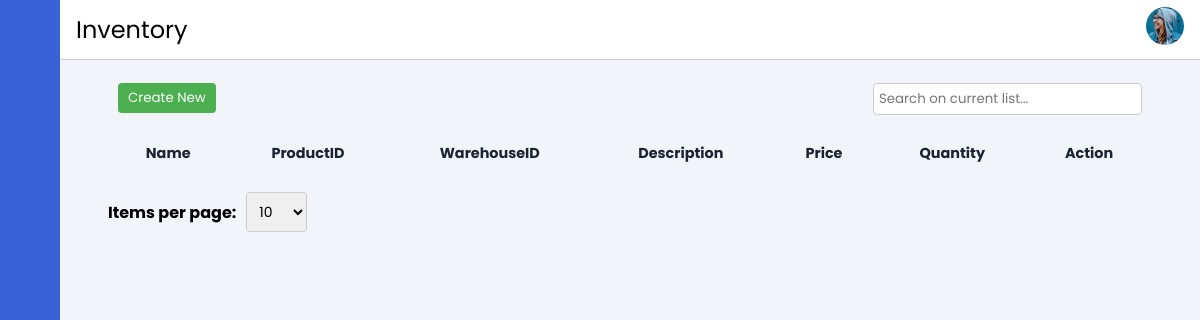
The app's page /layout/inventory.php, older data.
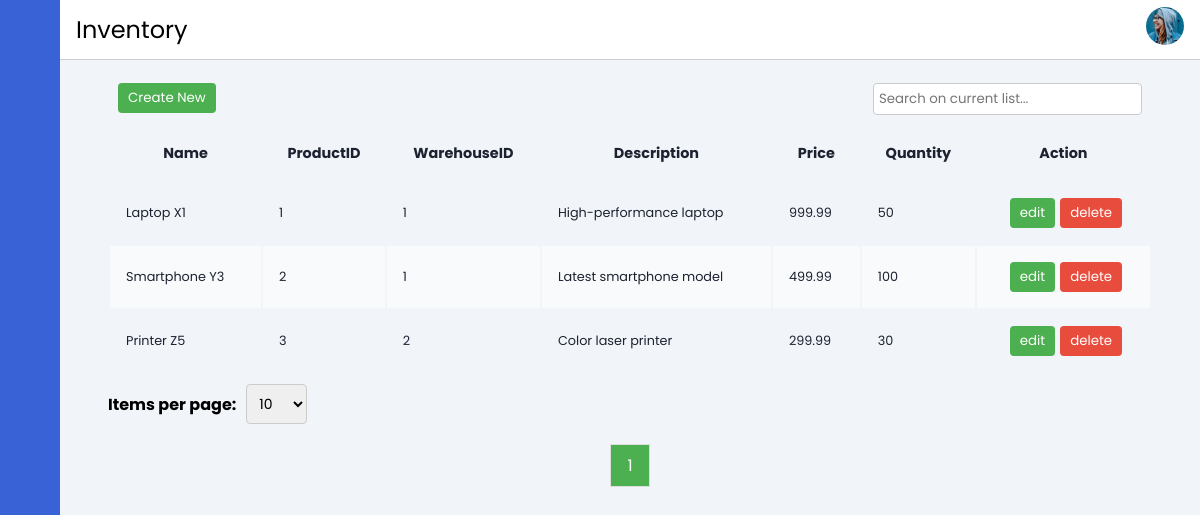
The same page, newer data.
### tables this page shows
CREATE TABLE IF NOT EXISTS Product (
    ProductID INT AUTO_INCREMENT PRIMARY KEY,
    CategoryID INT,
    WarehouseID INT,
    Name VARCHAR(255) NOT NULL,
    Description TEXT,
    Price DECIMAL(10, 2),
    Quantity INT,
    LastUpdatedDate DATETIME,
    FOREIGN KEY (CategoryID) REFERENCES Category(CategoryID),
    FOREIGN KEY (WarehouseID) REFERENCES Warehouse(WarehouseID)
);

### layout/inventory.php (the view, shortened to what this page needs)
<?php
include '../contain/header.php';
include("../database/database-connect.php");
$sql = "SELECT Name, ProductID, WarehouseID, Description, Price, Quantity FROM Product";
$result = $conn->query($sql);
$products = array();
if ($result->num_rows > 0) {
    while ($row = $result->fetch_assoc()) {
        $products[] = array(
            $row["Name"],
            $row["ProductID"],
            $row["WarehouseID"],
            $row["Description"],
            $row["Price"],
            $row["Quantity"]
        );
    }
}
$itemsPerPage = isset($_GET['itemsPerPage']) ? (int) $_GET['itemsPerPage'] : 10;
$totalItems = count($products);
$totalPages = ceil($totalItems / $itemsPerPage);
$current_page = isset($_GET['page']) ? $_GET['page'] : 1;
$current_page = max(1, min($totalPages, $current_page));
$offset = ($current_page - 1) * $itemsPerPage;
$subsetProducts = array_slice($products, $offset, $itemsPerPage);
?>
<div class="main-content">
    <?php
    $pathtitle = "Inventory";
    include '../contain/horizontal-bar.php';
    ?>
    <main>
        <div class="button-and-search">
            <form method="POST">
                <button name="Cnew">Create New</button>
            </form>
            <input type="text" id="searchInput" placeholder="Search on current list..." onkeyup="searchTable()">
        </div>
        <div class="table-responsive">
            <table id="myTable" class="table-container" style="width:100%">
                <thead>
                    <tr>
                        <th>Name</th>
                        <th>ProductID</th>
                        <th>WarehouseID</th>
                        <th>Description</th>
                        <th>Price</th>
                        <th>Quantity</th>
                        <th>Action</th>
                    </tr>
                </thead>
                <tbody id="tableBody">
                    <?php foreach ($subsetProducts as $product): ?>
                        <tr>
                            <td>
                                <?= $product[0] ?>
                            </td>
                            <td>
                                <?= $product[1] ?>
                            </td>
                            <td>
                                <?= $product[2] ?>
                            </td>
                            <td>
                                <?= $product[3] ?>
                            </td>
                            <td>
                                <?= $product[4] ?>
                            </td>
                            <td>
                                <?= $product[5] ?>
                            </td>
                            <td>
                                <form method="GET" action="inventory-edit.php">
                                    <button class="edit" type="submit">edit</button>
                                </form>
                                <form method="POST">
                                    <button class="delete" name="deleteProduct" type="submit"
                                        onclick="return confirm('Are you sure you want to delete this product?')">delete
                                    </button>
                                </form>
                            </td>
                        </tr>
                    <?php endforeach; ?>
                </tbody>
            </table>
        </div>
        <form method="GET" class="pagination-form">
            <label for="itemsPerPage">Items per page:</label>
            <select id="itemsPerPage" name="itemsPerPage" onchange="this.form.submit()">
                <option value="10" <?= $itemsPerPage == 10 ? 'selected' : '' ?>>10</option>
            </select>
        </form>
        <div id="pagination" class="pagination">
            <?php for ($page = 1; $page <= $totalPages; $page++): ?>
                <a href="?page=<?= $page ?>" <?= $page == $current_page ? 'class="active"' : '' ?>>
                    <?= $page ?>
                </a>
            <?php endfor; ?>
        </div>
    </main>
</div>
</body>
</html>

### contain/header.php (shortened to what this page needs)
<!DOCTYPE html>
<html lang="en">
<head>
    <link rel="stylesheet" href="https://cdn.jsdelivr.net/gh/lykmapipo/themify-icons@0.1.2/css/themify-icons.css">
    <link rel="stylesheet" href="../css/style.css">
    <link rel="stylesheet" href="../css/header.css">
</head>
<body>
    <div class="sidebar">
        <div class="sidebar-header">
        </div>
        <div class="sidebar-menu">
            <ul>
            </ul>
        </div>
    </div>

### database/database-connect.php
<?php
$servername = "localhost";
$username = "root";
$password = "";
$database = "easywire";
$conn = new mysqli($servername, $username, $password, $database);
if ($conn->connect_error) {
    die("Connection failed: " . $conn->connect_error);
} else {
    echo "Connected successfully!";
}
?>

### contain/horizontal-bar.php (shortened to what this page needs)
<header>
    <div class="directory-tag">
        <p>
            <?php echo $pathtitle; ?>
        </p>
    </div>
    <div class="social-icons">
        <div class="social-icon">
            <img src="../img/1.jpg" alt="Social Icon" id="social-icon">
        </div>
    </div>
</header>

### css/style.css (style rules this page uses)
main { margin-top: 4vh; min-height: 90vh; padding: 1rem 3rem; }
th, td { font-size: .9rem; padding: 1rem 1rem; color: var(--color-dark); }
td { font-size: .8rem; }
tbody tr:nth-child(even) { background: #f9fafc; }
.table-responsive { overflow-x: auto; }
.button-and-search { display: flex; justify-content: space-between; padding: 10px; }
.button-and-search button, .table-container td:last-child button { padding: 5px 10px; background-color: #4CAF50; color: white; border: none; border-radius: 4px; cursor: pointer; }
.button-and-search input { padding: 5px; border: 1px solid #ccc; border-radius: 4px; }
.table-container td:last-child { display: flex; justify-content: center; align-items: center; }
.table-container td:last-child button { padding: 5px 10px; margin-left: 5px; background-color: #4CAF50; color: white; border: none; border-radius: 4px; cursor: pointer; }
.table-container td:last-child button.delete { background-color: #e74c3c; }
.pagination-form { padding-top: 10px; display: flex; align-items: center; }
.pagination-form label { margin-right: 10px; font-weight: bold; }
.pagination-form select { padding: 8px; font-size: 14px; border: 1px solid #ccc; border-radius: 4px; cursor: pointer; }
.pagination { display: flex; justify-content: center; margin-top: 20px; }
.pagination a { color: black; padding: 8px 16px; text-decoration: none; transition: background-color .3s; margin: 0 5px; border: 1px solid #ddd; background-color: #f1f1f1; }
.pagination a.active { background-color: #4CAF50; color: white; }

### css/header.css (style rules this page uses)
:root { --main-color: #3A62D7; --color-dark: #1D2231; --text-grey: #8390A2; }
* { font-family: 'Poppins', sans-serif; margin: 0; padding: 0; text-decoration: none; list-style-type: none; box-sizing: border-box; }
body { background: #f1f5f9; }
.sidebar { height: 100%; width: 240px; position: fixed; left: 0; top: 0; z-index: 100; background: var(--main-color); color: #fff; overflow-y: auto; transition: width 500ms; }
.sidebar-header { display: flex; justify-content: space-between; align-items: center; height: 60px; padding: 0rem 1rem; }
.sidebar-menu { padding: 1rem; }
.main-content { position: relative; margin-left: 240px; transition: margin-left 500ms; }
header { position: fixed; left: 240px; top: 0; z-index: 100; width: calc(100% - 240px); background: #fff; height: 60px; padding: 0rem 1rem; display: flex; align-items: center; justify-content: space-between; border-bottom: 1px solid #ccc; transition: left 500ms; }
.directory-tag { display: flex; align-items: center; }
.directory-tag p, .social-icons span { font-size: 1.5rem; }
.social-icons { position: relative; }
.social-icons .social-icon { position: relative; display: inline-block; }
.social-icons img { height: 38px; width: 38px; border-radius: 50%; transition: transform 0.3s ease; }
@media only screen and (max-width: 1200px) { .sidebar { width: 60px; z-index: 150; } }
@media only screen and (max-width: 1200px) { .sidebar .sidebar-header, .sidebar li { display: flex; justify-content: center; } }
@media only screen and (max-width: 1200px) { .main-content { margin-left: 60px; } }
@media only screen and (max-width: 1200px) { .main-content header { left: 60px; width: calc(100% - 60px); } }

Row changes from the older to the newer data that the page shows:
added product: Name "Laptop X1", ProductID "1", WarehouseID "1", Description "High-performance laptop", Price "999.99", Quantity "50"
added product: Name "Smartphone Y3", ProductID "2", WarehouseID "1", Description "Latest smartphone model", Price "499.99", Quantity "100"
added product: Name "Printer Z5", ProductID "3", WarehouseID "2", Description "Color laser printer", Price "299.99", Quantity "30"
Text that changed along with them:
new list line: "1"
